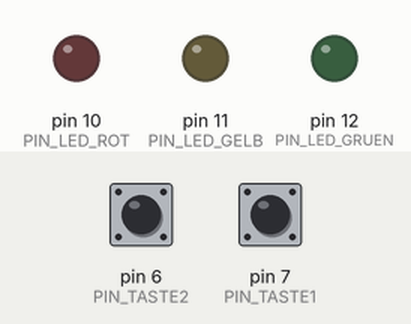
Bench run of a sketch on a simulated Arduino Uno, built with avr-gcc and run on an emulated ATmega328P. On the bench: output pins drawn as LEDs (lit = HIGH). Dashed ring = blinking. Inputs (shaded band) come from the test bench; at power-on: pin 7 (PIN_TASTE1) HIGH, pin 6 (PIN_TASTE2) HIGH.

Above: at 1.2 s.
1.3 s: pin 7 (PIN_TASTE1) pulled LOW for 1 s
At 2.9 s:
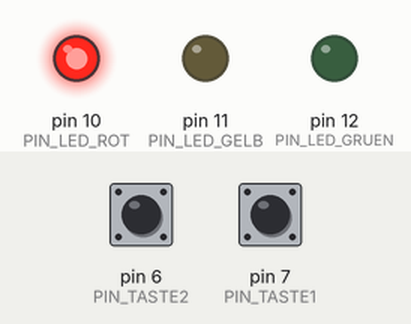
4.0 s: pin 7 (PIN_TASTE1) pulled LOW for 0.15 s
At 5.4 s:
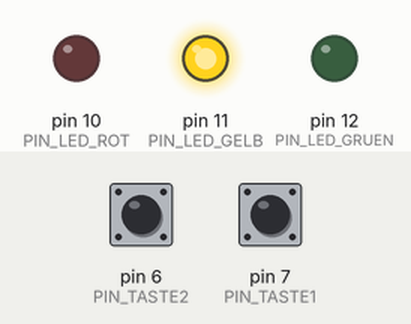
5.8 s: pin 7 (PIN_TASTE1) pulled LOW for 3.2 s
At 6.25 s:
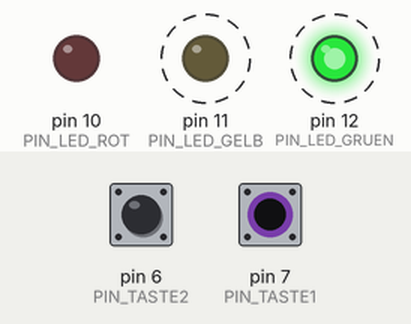
Timing chart, 0 to 10.6 s (numbered marks = the images above; inputs shaded):
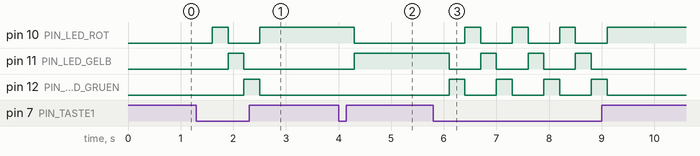

The sketch:

sm4.ino
```cpp
/***********************************
 * State machine 4, Vers. 1.0
 * Einfache Schaltung mit Taster
 * Taster 1 schaltet Zustände rot - gelb - grün - rot
 * Der Hobbyelektroniker, 12.06.2018
 ***********************************/

// Pin - Definitionen
const int PIN_LED_GRUEN = 12;
const int PIN_LED_GELB = 11;
const int PIN_LED_ROT = 10;

const int PIN_TASTE1 = 7;
const int PIN_TASTE2 = 6;

// Zustände
const int Z_KEINE = 0;
const int Z_ROT = 1;
const int Z_GELB = 2;
const int Z_GRUEN = 3;

// Variablen für Ereignisse
bool e_taste1;
bool e_taste2;

// Variablen für Zustände
int zustand;

void keine() {
  digitalWrite(PIN_LED_GRUEN,LOW);
  digitalWrite(PIN_LED_GELB,LOW);
  digitalWrite(PIN_LED_ROT,LOW);
  zustand = Z_KEINE;
  e_taste1 = false;
  e_taste2 = false;
}

void rot() {
  Serial.println("rot");
  digitalWrite(PIN_LED_GRUEN,LOW);
  digitalWrite(PIN_LED_GELB,LOW);
  digitalWrite(PIN_LED_ROT,HIGH);
  zustand = Z_ROT;
  e_taste1 = false;
}

void gruen() {
  Serial.println("gruen");
  digitalWrite(PIN_LED_GRUEN,HIGH);
  digitalWrite(PIN_LED_GELB,LOW);
  digitalWrite(PIN_LED_ROT,LOW);
  zustand = Z_GRUEN;
  e_taste1 = false;
}

void gelb() {
  digitalWrite(PIN_LED_GRUEN,LOW);
  digitalWrite(PIN_LED_GELB,HIGH);
  digitalWrite(PIN_LED_ROT,LOW);
  zustand = Z_GELB;
  e_taste1 = false;
}

void ereignisse() {
  if (digitalRead(PIN_TASTE1) == LOW) {
    e_taste1 = true;
    delay(300);
  }
  if (digitalRead(PIN_TASTE2) == LOW) {
    e_taste2 = true;
    delay(300);
  }
}

void verarbeitung() {
  if (e_taste2) keine(); // Taste 2 schaltet sofort aus
  if (e_taste1) { // Die Aktion hängt vom aktuellen Zustand ab
    switch(zustand) {
      case Z_KEINE: rot(); break;
      case Z_ROT: gelb(); break;
      case Z_GELB: gruen(); break;
      case Z_GRUEN: rot(); break;
    }
  }
}


void setup() {
  // Pin's vorbereiten
  pinMode(PIN_LED_GRUEN,OUTPUT);
  pinMode(PIN_LED_GELB,OUTPUT);
  pinMode(PIN_LED_ROT,OUTPUT);

  pinMode(PIN_TASTE1,INPUT_PULLUP);
  pinMode(PIN_TASTE2,INPUT_PULLUP);

  // Ausgangszustand herstellen
  digitalWrite(PIN_LED_GRUEN,LOW);
  digitalWrite(PIN_LED_GELB,LOW);
  digitalWrite(PIN_LED_ROT,LOW);
  zustand = Z_KEINE;
  e_taste1 = false;
  e_taste2 = false;
}

void loop() {
  ereignisse();
  verarbeitung();
}
```

Measured:
- after the input at 1.3 s, pin 10 (PIN_LED_ROT): LOW → HIGH after 0.30 s, → LOW 0.30 s later, → HIGH 0.60 s later; pin 11 (PIN_LED_GELB): LOW → HIGH after 0.60 s, → LOW 0.30 s later; pin 12 (PIN_LED_GRUEN): LOW → HIGH after 0.90 s, → LOW 0.30 s later
- after the input at 4.0 s, pin 10 (PIN_LED_ROT): HIGH → LOW after 0.30 s; pin 11 (PIN_LED_GELB): LOW → HIGH after 0.30 s
- after the input at 5.8 s, pin 10 (PIN_LED_ROT): alternates HIGH for 0.30 s and LOW for 0.60 s, 7 changes in all, then stays HIGH, starting after 0.60 s; pin 11 (PIN_LED_GELB): alternates HIGH for 0.30 s and LOW for 0.60 s, 7 changes in all, then stays LOW, starting after 0.30 s
